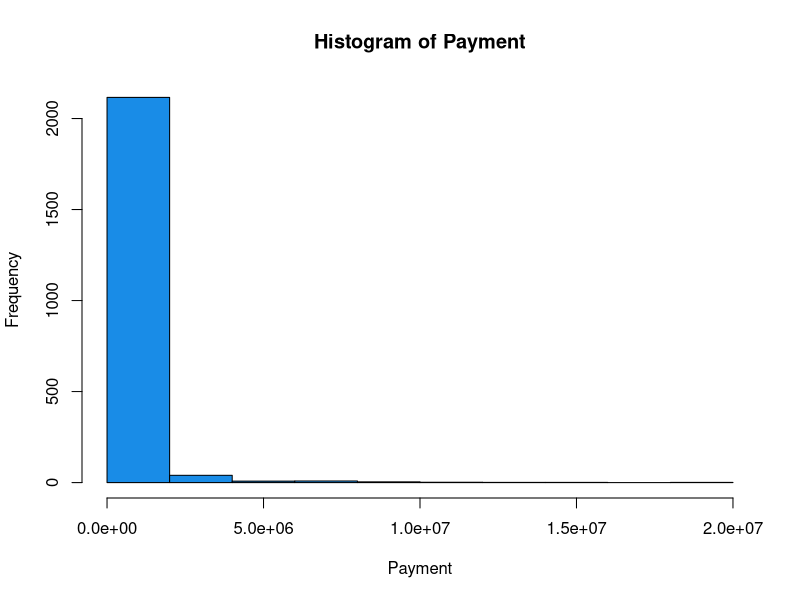
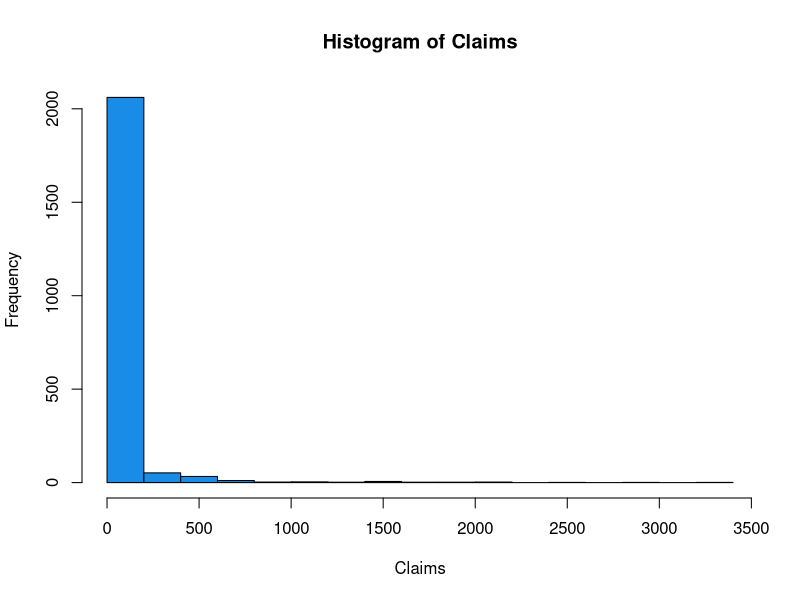
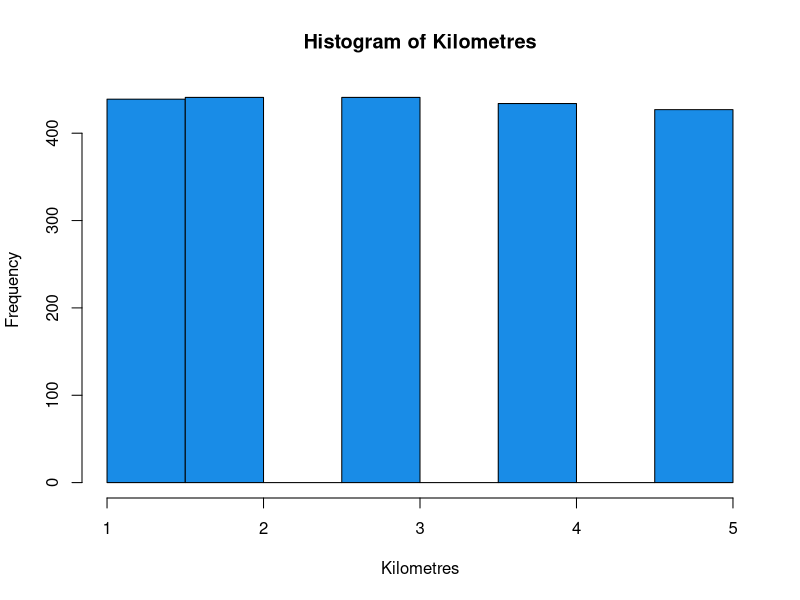
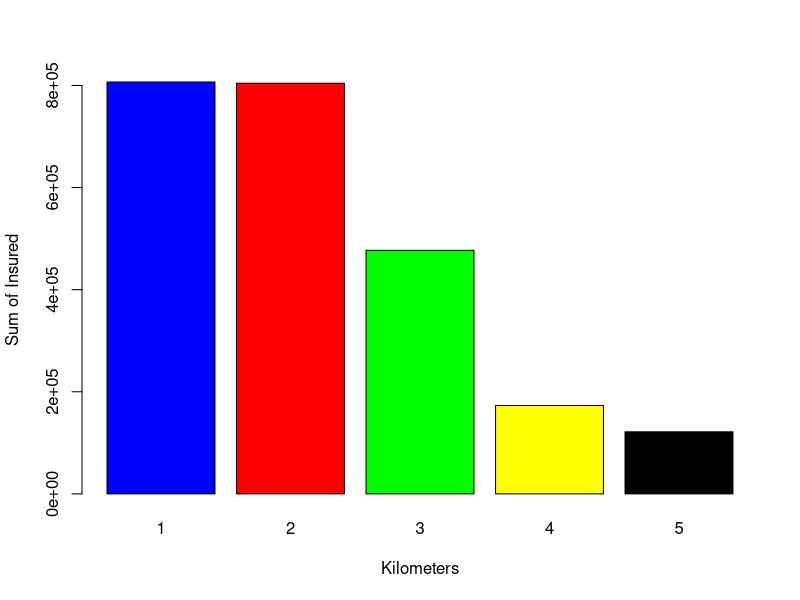
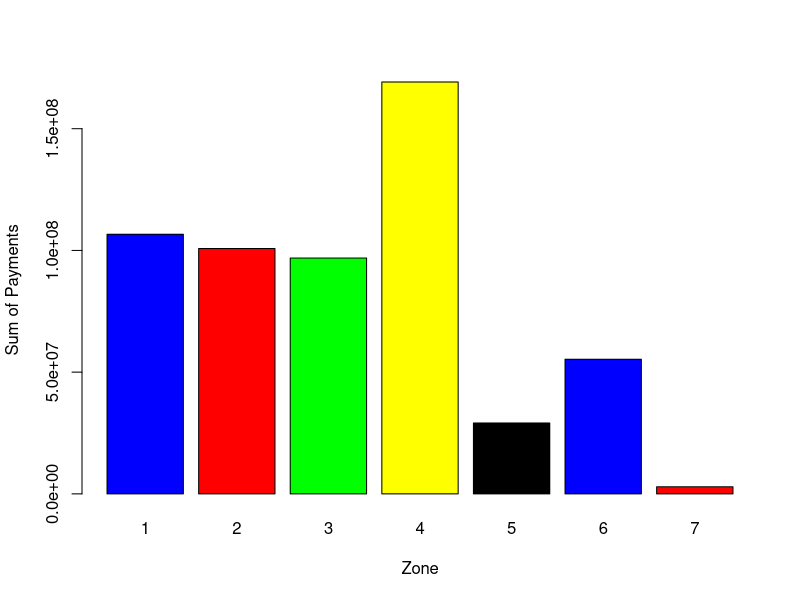
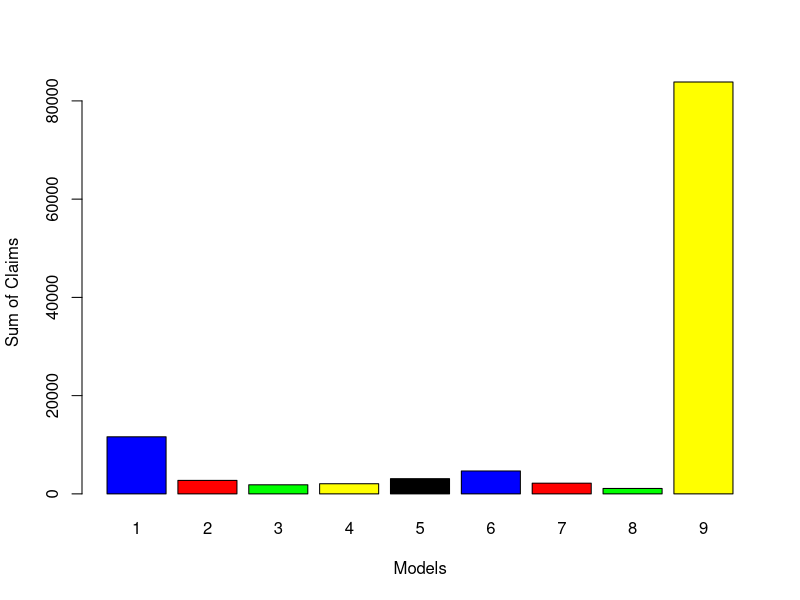

Write R code to recreate these figures, in order.
## ---- chunk 1
knitr::opts_chunk$set(
  collapse = TRUE,
  comment = "#>"
)
## ---- chunk 2

data <- read.csv("insurance.csv")


## ---- chunk 3
head(data)
## ---- chunk 4
columnas_hist <- c("Payment", "Claims", "Kilometres")

for (column in columnas_hist) {
   hist(data[,column], col="#198CE7", xlab=column,main=paste0("Histogram of ",column))
}
## ---- chunk 5
grafos <- c(1,2,3,4,5)
primero <- c()
segundo <- c()
tercero <- c()
for (i in c(1,2,3,4,5)) {
  primero[i] <- sum(subset(data, Kilometres == i, select = c("Insured")))  
}
barplot(primero, names =grafos, xlab = "Kilometers",  ylab = "Sum of Insured", col = c("blue","red","green","yellow","black"))
## ---- chunk 6
grafis <- c(1,2,3,4,5,6,7)
for (i in c(1,2,3,4,5,6,7)) {
  primero[i] <- sum(subset(data, Zone == i, select = c("Payment")))  
}
barplot(primero, names=grafis ,xlab = "Zone",  ylab = "Sum of Payments", col = c("blue","red","green","yellow","black"))
## ---- chunk 7

grafes <- c(1,2,3,4,5,6,7,8,9)
for (i in c(1,2,3,4,5,6,7,8,9)) {
  primero[i] <- sum(subset(data, Make == i, select = c("Claims")))  
}
barplot(primero, names=grafes ,xlab = "Models",  ylab = "Sum of Claims ", col = c("blue","red","green","yellow","black"))
